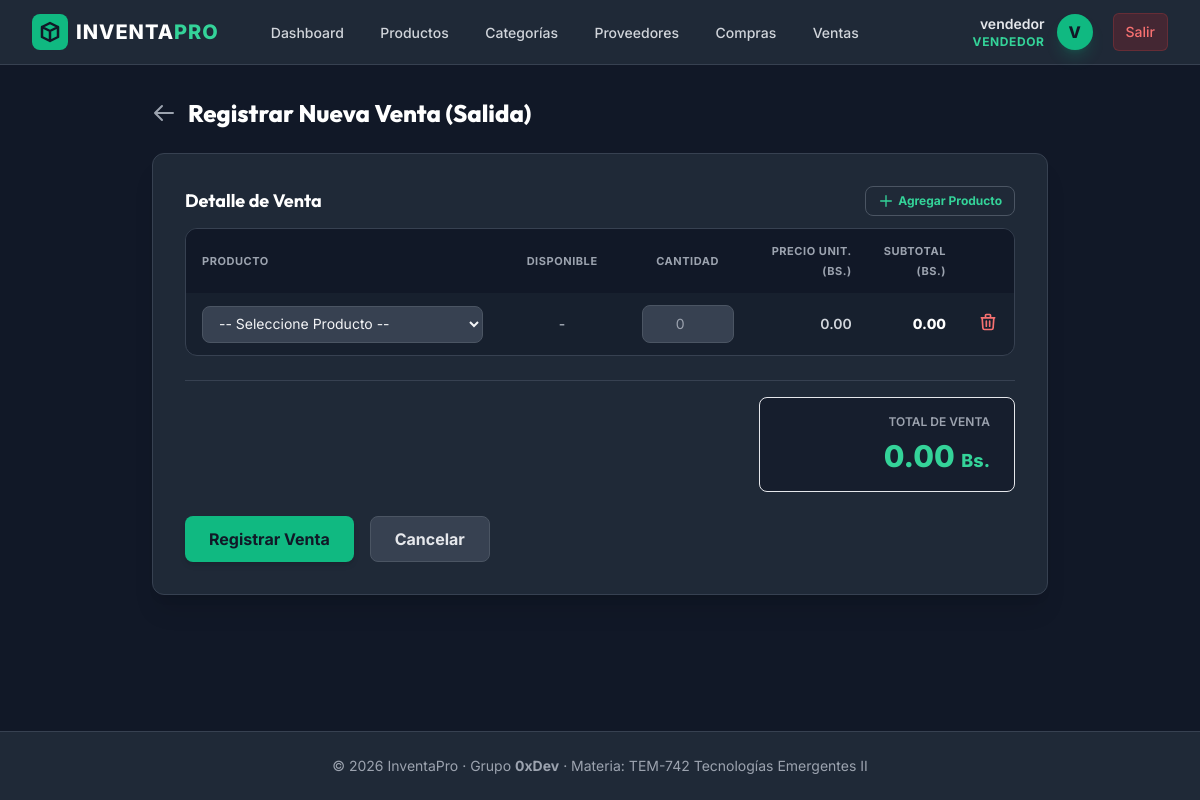
/ventas/create (signed in), run on the app's committed database.
### apps/models.py (models this page shows, shortened)
class User(db.Model, UserMixin):
    __tablename__ = "users"
    id = db.Column(db.Integer, primary_key=True)
    username = db.Column(db.String(100), unique=True, nullable=False)
    email = db.Column(db.String(150), unique=True, nullable=False)
    password = db.Column(db.String(255), nullable=False)
    role = db.Column(db.String(20), default="vendedor")  # admin | almacenero | vendedor
    is_active_user = db.Column(db.Boolean, default=True)

### apps/Ventas/routes.py (the view, shortened to what this page needs)
@bp_ventas.route("/create", methods=["GET", "POST"])
@login_required
@role_required("admin", "vendedor")
def crear():
    productos = Producto.query.all()
    return render_template("ventas/crear.html", productos=productos)

### apps/utils.py (called while the page is built)
def role_required(*roles):
    def decorator(f):
        @wraps(f)
        def decorated_function(*args, **kwargs):
            if not current_user.is_authenticated:
                return redirect(url_for("auth.login"))
            if current_user.role not in roles:
                flash("No tienes permiso para acceder a esta sección.", "danger")
                return redirect(url_for("bp_core.index"))
            return f(*args, **kwargs)
        return decorated_function
    return decorator

### apps/Ventas/templates/ventas/crear.html (shortened to what this page needs)
{% extends "base.html" %}
{% block content %}
<div class="max-w-4xl mx-auto">
    <div class="flex items-center gap-3 mb-6">
        <a href="{{ url_for('bp_ventas.listar') }}" class="text-gray-400 hover:text-white transition">
            <svg class="w-6 h-6" fill="none" stroke="currentColor" viewBox="0 0 24 24"><path stroke-linecap="round" stroke-linejoin="round" stroke-width="2" d="M10 19l-7-7m0 0l7-7m-7 7h18"></path></svg>
        </a>
        <h2 class="text-2xl font-extrabold text-white">Registrar Nueva Venta (Salida)</h2>
    </div>
    <div class="bg-gray-800 rounded-xl border border-gray-700 p-6 sm:p-8 shadow-xl">
        <form action="{{ url_for('bp_ventas.crear') }}" method="POST" id="venta-form" class="space-y-6">
            <div>
                <div class="flex justify-between items-center mb-3">
                    <h3 class="text-lg font-bold text-white">Detalle de Venta</h3>
                    <button type="button" onclick="addItem()"
                            class="bg-gray-750 hover:bg-gray-700 text-brand-400 hover:text-brand-300 font-bold px-3 py-1.5 rounded-lg border border-gray-600 transition flex items-center gap-1 text-xs">
                        <svg class="w-4 h-4" fill="none" stroke="currentColor" viewBox="0 0 24 24"><path stroke-linecap="round" stroke-linejoin="round" stroke-width="2" d="M12 4v16m8-8H4"></path></svg>
                        Agregar Producto
                    </button>
                </div>
                <div class="bg-gray-900/50 rounded-xl border border-gray-700 overflow-hidden">
                    <table class="w-full text-sm text-gray-300">
                        <thead class="bg-gray-900/90 text-gray-400 uppercase text-[11px] tracking-wider">
                            <tr>
                                <th class="px-4 py-3 text-left w-1/2">Producto</th>
                                <th class="px-4 py-3 text-center w-1/6">Disponible</th>
                                <th class="px-4 py-3 text-center w-1/6">Cantidad</th>
                                <th class="px-4 py-3 text-right w-1/5">Precio Unit. (Bs.)</th>
                                <th class="px-4 py-3 text-right w-1/5">Subtotal (Bs.)</th>
                                <th class="px-4 py-3 text-center w-12"></th>
                            </tr>
                        </thead>
                        <tbody id="items-container" class="divide-y divide-gray-700/50">
                            <tr class="item-row align-middle">
                                <td class="px-4 py-3">
                                    <select name="producto_id[]" required onchange="handleProductChange(this)"
                                            class="producto-select w-full bg-gray-700 border border-gray-600 rounded-lg px-3 py-2 text-gray-100 focus:outline-none focus:ring-1 focus:ring-brand-500">
                                        <option value="" disabled selected>-- Seleccione Producto --</option>
                                    </select>
                                </td>
                                <td class="px-4 py-3 text-center font-semibold text-gray-400">
                                    <span class="stock-span">-</span>
                                </td>
                                <td class="px-4 py-3">
                                    <input type="number" name="cantidad[]" min="1" required oninput="updateSubtotal(this)" placeholder="0"
                                           class="cantidad-input w-full bg-gray-700 border border-gray-600 rounded-lg px-3 py-2 text-center text-gray-100 focus:outline-none focus:ring-1 focus:ring-brand-500">
                                </td>
                                <td class="px-4 py-3 text-right font-semibold text-gray-300">
                                    <span class="precio-span">0.00</span>
                                </td>
                                <td class="px-4 py-3 text-right font-extrabold text-white">
                                    <span class="subtotal-span">0.00</span>
                                </td>
                                <td class="px-4 py-3 text-center">
                                    <button type="button" onclick="removeItem(this)" class="text-red-400 hover:text-red-300 transition">
                                        <svg class="w-5 h-5" fill="none" stroke="currentColor" viewBox="0 0 24 24"><path stroke-linecap="round" stroke-linejoin="round" stroke-width="2" d="M19 7l-.867 12.142A2 2 0 0116.138 21H7.862a2 2 0 01-1.995-1.858L5 7m5 4v6m4-6v6m1-10V4a1 1 0 00-1-1h-4a1 1 0 00-1 1v3M4 7h16"></path></svg>
                                    </button>
                                </td>
                            </tr>
                        </tbody>
                    </table>
                </div>
            </div>
            <div class="flex justify-end pt-4 border-t border-gray-700">
                <div class="bg-gray-900/60 rounded-lg px-6 py-4 border border-gray-750 text-right w-64 space-y-2">
                    <p class="text-xs text-gray-400 uppercase font-semibold">Total de Venta</p>
                    <p class="text-3xl font-extrabold text-brand-400"><span id="grand-total">0.00</span> <span class="text-lg">Bs.</span></p>
                </div>
            </div>
            <div class="flex gap-4">
                <button type="submit"
                        class="bg-brand-500 hover:bg-brand-600 text-gray-900 font-bold px-6 py-2.5 rounded-lg transition duration-200 shadow-md">
                    Registrar Venta
                </button>
                <a href="{{ url_for('bp_ventas.listar') }}"
                   class="bg-gray-700 hover:bg-gray-650 text-gray-200 font-bold px-6 py-2.5 rounded-lg transition duration-200 border border-gray-600">
                    Cancelar
                </a>
            </div>
        </form>
    </div>
</div>
{% endblock %}

### apps/templates/base.html (shortened to what this page needs)
<!DOCTYPE html>
<html lang="es" class="h-full bg-gray-900 text-gray-100">
<head>
    <script src="https://cdn.tailwindcss.com"></script>
</head>
<body class="h-full flex flex-col justify-between">
    <div>
        <nav class="bg-gray-800 border-b border-gray-700">
            <div class="max-w-7xl mx-auto px-4 sm:px-6 lg:px-8">
                <div class="flex items-center justify-between h-16">
                    <div class="flex items-center">
                        <a href="{{ url_for('bp_core.index') }}" class="flex items-center gap-2 text-white font-extrabold text-xl tracking-wider">
                            <span class="bg-brand-500 text-gray-900 rounded-lg p-1.5 flex items-center justify-center">
                                <svg class="w-6 h-6" fill="none" stroke="currentColor" viewBox="0 0 24 24" xmlns="http://www.w3.org/2000/svg">
                                    <path stroke-linecap="round" stroke-linejoin="round" stroke-width="2.5" d="M20 7l-8-4-8 4m16 0l-8 4m8-4v10l-8 4m0-10L4 7m8 4v10M4 7v10l8 4"></path>
                                </svg>
                            </span>
                            <span>INVENTA<span class="text-brand-400">PRO</span></span>
                        </a>
                        {% if current_user.is_authenticated %}
                        <div class="hidden md:block ml-10 flex items-baseline space-x-2">
                            <a href="{{ url_for('bp_core.index') }}" class="text-gray-300 hover:bg-gray-700 hover:text-white px-3 py-2 rounded-md text-sm font-medium transition duration-200">Dashboard</a>
                            <a href="{{ url_for('bp_productos.listar') }}" class="text-gray-300 hover:bg-gray-700 hover:text-white px-3 py-2 rounded-md text-sm font-medium transition duration-200">Productos</a>
                            <a href="{{ url_for('bp_categorias.listar') }}" class="text-gray-300 hover:bg-gray-700 hover:text-white px-3 py-2 rounded-md text-sm font-medium transition duration-200">Categorías</a>
                            <a href="{{ url_for('bp_proveedores.listar') }}" class="text-gray-300 hover:bg-gray-700 hover:text-white px-3 py-2 rounded-md text-sm font-medium transition duration-200">Proveedores</a>
                            <a href="{{ url_for('bp_compras.listar') }}" class="text-gray-300 hover:bg-gray-700 hover:text-white px-3 py-2 rounded-md text-sm font-medium transition duration-200">Compras</a>
                            <a href="{{ url_for('bp_ventas.listar') }}" class="text-gray-300 hover:bg-gray-700 hover:text-white px-3 py-2 rounded-md text-sm font-medium transition duration-200">Ventas</a>
                        </div>
                        {% endif %}
                    </div>
                    <div class="flex items-center gap-4">
                        {% if current_user.is_authenticated %}
                        <div class="flex items-center gap-3">
                            <div class="text-right hidden sm:block">
                                <p class="text-sm font-semibold text-gray-200">{{ current_user.username }}</p>
                                <p class="text-xs text-brand-400 uppercase tracking-wider font-bold">{{ current_user.role }}</p>
                            </div>
                            <span class="h-9 w-9 rounded-full bg-brand-500 text-gray-900 font-extrabold flex items-center justify-center uppercase shadow-lg shadow-brand-500/20">
                                {{ current_user.username[0] }}
                            </span>
                            <a href="{{ url_for('auth.logout') }}" class="ml-2 bg-red-600/20 hover:bg-red-600 text-red-400 hover:text-white px-3 py-2 rounded-md text-sm font-medium border border-red-500/20 transition duration-200">
                                Salir
                            </a>
                        </div>
                        {% endif %}
                    </div>
                </div>
            </div>
        </nav>
        <main class="max-w-7xl mx-auto px-4 sm:px-6 lg:px-8 py-8">
            {% block content %}{% endblock %}
        </main>
    </div>
    <footer class="bg-gray-800 border-t border-gray-700 py-6 text-center text-sm text-gray-400">
        <div class="max-w-7xl mx-auto px-4">
            <p>&copy; 2026 InventaPro &middot; Grupo <strong>0xDev</strong> &middot; Materia: TEM-742 Tecnologías Emergentes II</p>
        </div>
    </footer>
</body>
</html>

### apps/templates/base.html (style rules this page uses)
body { font-family: 'Inter', sans-serif; }
h1, h2, h3, h4, h5, h6 { font-family: 'Outfit', sans-serif; }

### data on the page
User: username "vendedor", role "VENDEDOR", username "V"
